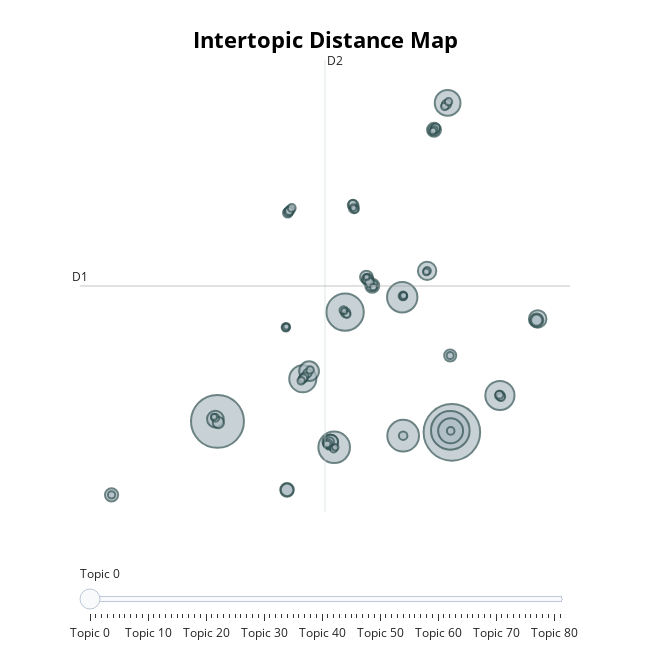

Here is the notebook cell this chart was saved with:
### Markdown cell above
###  Topic Visualization
Visualize the topics to get a sense of how they are distributed and how much each topic contributes to the dataset.

### Code cell
topic_model.visualize_topics()
